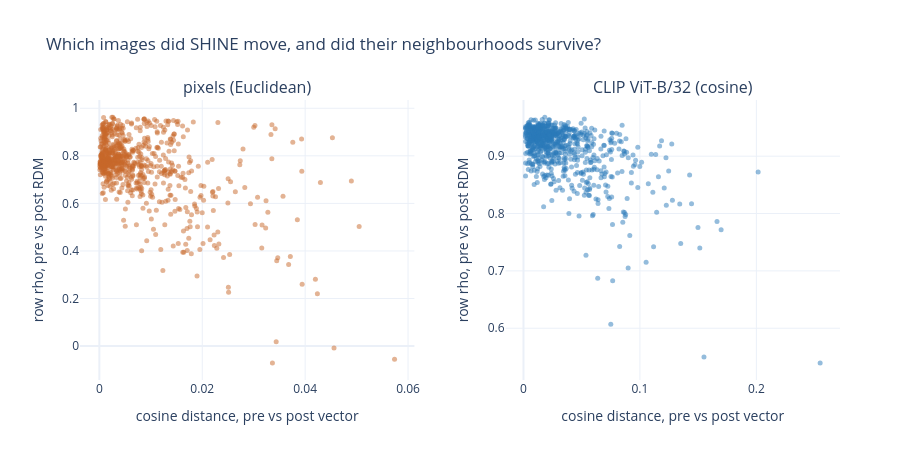

Write notebook code for a chart like this one.
### Markdown cell above
## 3. Which images moved?

The RDM-level numbers can hide whether a few images changed a lot or every image changed a little. Two per-image quantities:

- **Feature shift**: the cosine (and Euclidean) distance between an image's own pre and post feature vector. For CLIP these are the stored embeddings, for pixels the flattened RGB images.
- **Row agreement**: Spearman rho between the image's row of the pre RDM and its row of the post RDM, i.e. whether its *neighbourhood* (its ranking of all 724 other images) survived.

### Code cell
shifts = {"sens": sensory.pixel_shift(SENSORY_CACHE_DIR / "pixel_shift.pkl"), "clip": sensory.clip_shift()}
per_image = {s: shifts[s].assign(row_rho=sensory.row_agreement(*RDMS[s])) for s in SPACES}

def describe(x: pd.Series) -> str:
    q1, med, q3 = x.quantile([0.25, 0.5, 0.75])
    return f"median {med:.4f}  IQR [{q1:.4f}, {q3:.4f}]  range [{x.min():.4f}, {x.max():.4f}]"

for s in SPACES:
    print(SPACE_LABEL[s])
    print("  cosine shift   ", describe(per_image[s]["cosine"]))
    print("  euclid. shift  ", describe(per_image[s]["euclidean"]))
    print("  row rho        ", describe(per_image[s]["row_rho"]))
sensory.fig_shift_vs_row_agreement(per_image).show()

### Figure 1 — Plotly figure (JSON) as saved in the notebook; plotly's stock layout.template omitted (floating-point values rounded to 4 significant figures; data arrays with more than 128 entries replaced by an {"elided": "..."} marker saying what was removed)
{"data": [{"customdata": {"elided": "725 str values"}, "hovertemplate": "%{customdata}<br>shift %{x:.4f}<br>row rho %{y:.3f}", "marker": {"color": "#c8692b", "opacity": 0.5, "size": 5}, "mode": "markers", "showlegend": false, "type": "scatter", "x": {"elided": "725 float values"}, "xaxis": "x", "y": {"elided": "725 float values"}, "yaxis": "y"}, {"customdata": {"elided": "725 str values"}, "hovertemplate": "%{customdata}<br>shift %{x:.4f}<br>row rho %{y:.3f}", "marker": {"color": "#2b7bb9", "opacity": 0.5, "size": 5}, "mode": "markers", "showlegend": false, "type": "scatter", "x": {"elided": "725 float values"}, "xaxis": "x2", "y": {"elided": "725 float values"}, "yaxis": "y2"}], "layout": {"annotations": [{"font": {"size": 16}, "showarrow": false, "text": "pixels (Euclidean)", "x": 0.22, "xanchor": "center", "xref": "paper", "y": 1.0, "yanchor": "bottom", "yref": "paper"}, {"font": {"size": 16}, "showarrow": false, "text": "CLIP ViT-B/32 (cosine)", "x": 0.78, "xanchor": "center", "xref": "paper", "y": 1.0, "yanchor": "bottom", "yref": "paper"}], "height": 460, "title": {"text": "Which images did SHINE move, and did their neighbourhoods survive?"}, "width": 920, "xaxis": {"anchor": "y", "domain": [0.0, 0.44], "title": {"text": "cosine distance, pre vs post vector"}}, "xaxis2": {"anchor": "y2", "domain": [0.56, 1.0], "title": {"text": "cosine distance, pre vs post vector"}}, "yaxis": {"anchor": "x", "domain": [0.0, 1.0], "title": {"text": "row rho, pre vs post RDM"}}, "yaxis2": {"anchor": "x2", "domain": [0.0, 1.0], "title": {"text": "row rho, pre vs post RDM"}}}}
